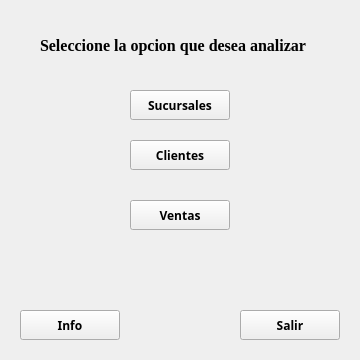
<?xml version="1.0" encoding="UTF-8"?>
<ui version="4.0">
 <class>MenuPrincipal</class>
 <widget class="QWidget" name="MenuPrincipal">
  <property name="geometry">
   <rect>
    <x>0</x>
    <y>0</y>
    <width>360</width>
    <height>360</height>
   </rect>
  </property>
  <property name="windowTitle">
   <string>Menu Principal</string>
  </property>
  <widget class="QLabel" name="label">
   <property name="geometry">
    <rect>
     <x>40</x>
     <y>30</y>
     <width>271</width>
     <height>31</height>
    </rect>
   </property>
   <property name="font">
    <font>
     <family>Liberation Serif</family>
     <pointsize>12</pointsize>
     <weight>75</weight>
     <italic>false</italic>
     <bold>true</bold>
    </font>
   </property>
   <property name="text">
    <string>Seleccione la opcion que desea analizar</string>
   </property>
  </widget>
  <widget class="QPushButton" name="IrSucursal">
   <property name="geometry">
    <rect>
     <x>130</x>
     <y>90</y>
     <width>100</width>
     <height>30</height>
    </rect>
   </property>
   <property name="font">
    <font>
     <family>KacstLetter</family>
     <weight>75</weight>
     <bold>true</bold>
    </font>
   </property>
   <property name="text">
    <string>Sucursales</string>
   </property>
  </widget>
  <widget class="QPushButton" name="IrCliente">
   <property name="geometry">
    <rect>
     <x>130</x>
     <y>140</y>
     <width>100</width>
     <height>30</height>
    </rect>
   </property>
   <property name="font">
    <font>
     <family>KacstLetter</family>
     <weight>75</weight>
     <bold>true</bold>
    </font>
   </property>
   <property name="text">
    <string>Clientes</string>
   </property>
  </widget>
  <widget class="QPushButton" name="IrVenta">
   <property name="geometry">
    <rect>
     <x>130</x>
     <y>200</y>
     <width>100</width>
     <height>30</height>
    </rect>
   </property>
   <property name="font">
    <font>
     <family>KacstLetter</family>
     <weight>75</weight>
     <bold>true</bold>
    </font>
   </property>
   <property name="text">
    <string>Ventas</string>
   </property>
  </widget>
  <widget class="QPushButton" name="Salir">
   <property name="geometry">
    <rect>
     <x>240</x>
     <y>310</y>
     <width>100</width>
     <height>30</height>
    </rect>
   </property>
   <property name="font">
    <font>
     <family>KacstLetter</family>
     <weight>75</weight>
     <bold>true</bold>
    </font>
   </property>
   <property name="text">
    <string>Salir</string>
   </property>
  </widget>
  <widget class="QPushButton" name="Info">
   <property name="geometry">
    <rect>
     <x>20</x>
     <y>310</y>
     <width>100</width>
     <height>30</height>
    </rect>
   </property>
   <property name="font">
    <font>
     <family>KacstLetter</family>
     <weight>75</weight>
     <bold>true</bold>
    </font>
   </property>
   <property name="text">
    <string>Info</string>
   </property>
  </widget>
 </widget>
 <resources/>
 <connections/>
</ui>
